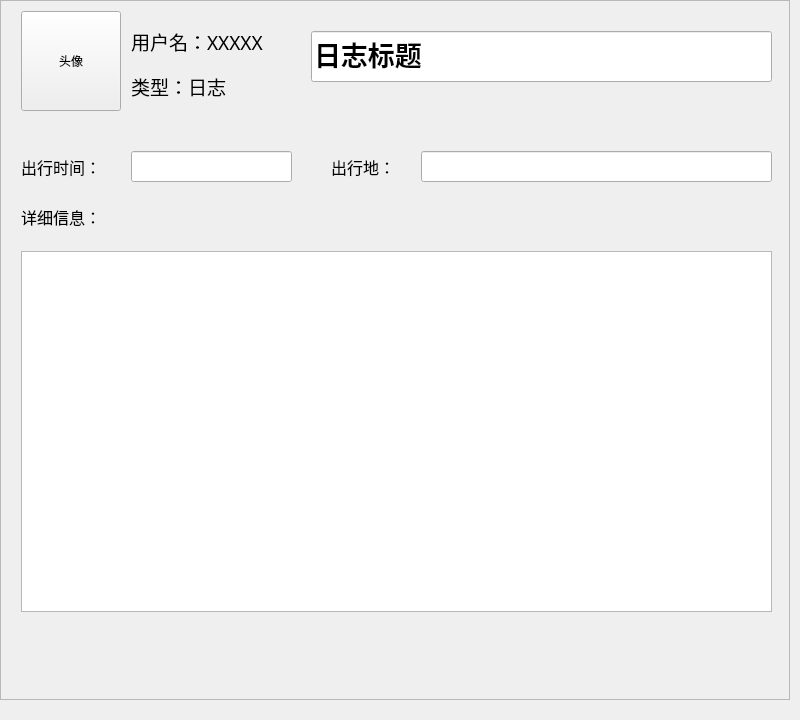
<?xml version="1.0" encoding="UTF-8"?>
<ui version="4.0">
 <class>RizhiPublish</class>
 <widget class="QWidget" name="RizhiPublish">
  <property name="geometry">
   <rect>
    <x>0</x>
    <y>0</y>
    <width>800</width>
    <height>720</height>
   </rect>
  </property>
  <property name="minimumSize">
   <size>
    <width>800</width>
    <height>720</height>
   </size>
  </property>
  <property name="maximumSize">
   <size>
    <width>800</width>
    <height>720</height>
   </size>
  </property>
  <property name="windowTitle">
   <string>Form</string>
  </property>
  <widget class="QScrollArea" name="scrollArea">
   <property name="geometry">
    <rect>
     <x>0</x>
     <y>0</y>
     <width>790</width>
     <height>700</height>
    </rect>
   </property>
   <property name="minimumSize">
    <size>
     <width>790</width>
     <height>700</height>
    </size>
   </property>
   <property name="maximumSize">
    <size>
     <width>790</width>
     <height>700</height>
    </size>
   </property>
   <property name="verticalScrollBarPolicy">
    <enum>Qt::ScrollBarAsNeeded</enum>
   </property>
   <property name="horizontalScrollBarPolicy">
    <enum>Qt::ScrollBarAsNeeded</enum>
   </property>
   <property name="widgetResizable">
    <bool>true</bool>
   </property>
   <widget class="QWidget" name="scrollAreaWidgetContents">
    <property name="geometry">
     <rect>
      <x>0</x>
      <y>0</y>
      <width>788</width>
      <height>698</height>
     </rect>
    </property>
    <widget class="QLabel" name="label_18">
     <property name="geometry">
      <rect>
       <x>330</x>
       <y>150</y>
       <width>101</width>
       <height>31</height>
      </rect>
     </property>
     <property name="font">
      <font>
       <family>Agency FB</family>
       <pointsize>12</pointsize>
      </font>
     </property>
     <property name="text">
      <string>出行地：</string>
     </property>
    </widget>
    <widget class="QLabel" name="label_22">
     <property name="geometry">
      <rect>
       <x>130</x>
       <y>20</y>
       <width>151</width>
       <height>41</height>
      </rect>
     </property>
     <property name="font">
      <font>
       <family>Agency FB</family>
       <pointsize>14</pointsize>
      </font>
     </property>
     <property name="text">
      <string>用户名：XXXXX</string>
     </property>
    </widget>
    <widget class="QLabel" name="label_23">
     <property name="geometry">
      <rect>
       <x>20</x>
       <y>150</y>
       <width>101</width>
       <height>31</height>
      </rect>
     </property>
     <property name="font">
      <font>
       <family>Agency FB</family>
       <pointsize>12</pointsize>
      </font>
     </property>
     <property name="text">
      <string>出行时间：</string>
     </property>
    </widget>
    <widget class="QLabel" name="label_24">
     <property name="geometry">
      <rect>
       <x>130</x>
       <y>70</y>
       <width>131</width>
       <height>31</height>
      </rect>
     </property>
     <property name="font">
      <font>
       <family>Agency FB</family>
       <pointsize>14</pointsize>
      </font>
     </property>
     <property name="text">
      <string>类型：日志</string>
     </property>
    </widget>
    <widget class="QLineEdit" name="lineEdit_6">
     <property name="geometry">
      <rect>
       <x>310</x>
       <y>30</y>
       <width>461</width>
       <height>51</height>
      </rect>
     </property>
     <property name="font">
      <font>
       <family>Agency FB</family>
       <pointsize>20</pointsize>
       <weight>75</weight>
       <bold>true</bold>
      </font>
     </property>
     <property name="layoutDirection">
      <enum>Qt::LeftToRight</enum>
     </property>
     <property name="text">
      <string>日志标题</string>
     </property>
     <property name="clearButtonEnabled">
      <bool>false</bool>
     </property>
    </widget>
    <widget class="QLineEdit" name="lineEdit_12">
     <property name="geometry">
      <rect>
       <x>130</x>
       <y>150</y>
       <width>161</width>
       <height>31</height>
      </rect>
     </property>
     <property name="font">
      <font>
       <family>Agency FB</family>
       <pointsize>12</pointsize>
      </font>
     </property>
    </widget>
    <widget class="QTextEdit" name="textEdit_3">
     <property name="geometry">
      <rect>
       <x>20</x>
       <y>250</y>
       <width>751</width>
       <height>361</height>
      </rect>
     </property>
    </widget>
    <widget class="QLabel" name="label_11">
     <property name="geometry">
      <rect>
       <x>20</x>
       <y>200</y>
       <width>91</width>
       <height>31</height>
      </rect>
     </property>
     <property name="font">
      <font>
       <family>Agency FB</family>
       <pointsize>12</pointsize>
      </font>
     </property>
     <property name="text">
      <string>详细信息：</string>
     </property>
    </widget>
    <widget class="QLineEdit" name="lineEdit_10">
     <property name="geometry">
      <rect>
       <x>420</x>
       <y>150</y>
       <width>351</width>
       <height>31</height>
      </rect>
     </property>
     <property name="font">
      <font>
       <family>Agency FB</family>
       <pointsize>12</pointsize>
      </font>
     </property>
    </widget>
    <widget class="QToolButton" name="toolButton_2">
     <property name="geometry">
      <rect>
       <x>20</x>
       <y>10</y>
       <width>100</width>
       <height>100</height>
      </rect>
     </property>
     <property name="minimumSize">
      <size>
       <width>100</width>
       <height>100</height>
      </size>
     </property>
     <property name="maximumSize">
      <size>
       <width>100</width>
       <height>100</height>
      </size>
     </property>
     <property name="text">
      <string>头像</string>
     </property>
    </widget>
   </widget>
  </widget>
 </widget>
 <resources/>
 <connections/>
</ui>
